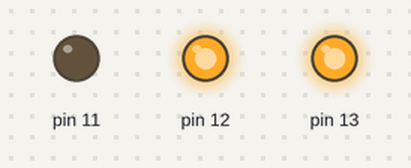
The program below on a simulated Raspberry Pi (header pin numbers). Shown: output pins drawn as LEDs (lit = HIGH).

Above: at 0.2 s.
At 0.7 s:
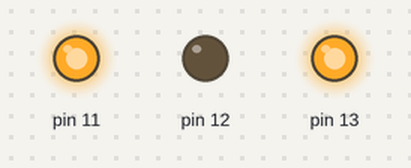
At 2.7 s:
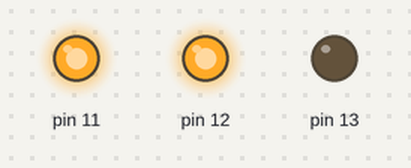
Timing chart, 0 to 3.5 s (numbered marks = the images above):
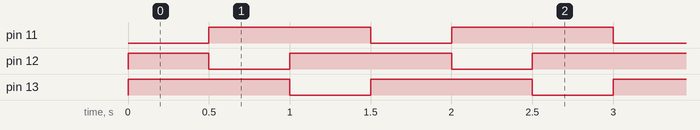

Measured:
- by itself, pin 11–13: alternates HIGH for 1.0 s and LOW for 0.50 s
- by itself, everything shown: repeats every 1.5 s, in 3 steps

The program:

Patterns.py
```python
'''
Created on 10 Nov 2012

@author: Jamie
'''
import RPi.GPIO as GPIO
from time import sleep

GPIO.setwarnings(False)
GPIO.setmode(GPIO.BOARD)
GPIO.setup (11, GPIO.OUT)
GPIO.setup (12, GPIO.OUT)
GPIO.setup (13, GPIO.OUT)
GPIO.output (11, True)
GPIO.output (12, True)
GPIO.output (13, True)

sequence = [[0, 0, 1],
            [0, 1, 0],
            [1, 0, 0]]
try:
    while 1:
        for line in sequence:
            for i in range(len(line)):
                op = (True, False)[line[i]==1]
                GPIO.output (13-i, op)
            sleep(0.5)
except KeyboardInterrupt:
    print ("Caught Keyboard")
    GPIO.output (11, True)
    GPIO.output (12, True)
    GPIO.output (13, True)
```
